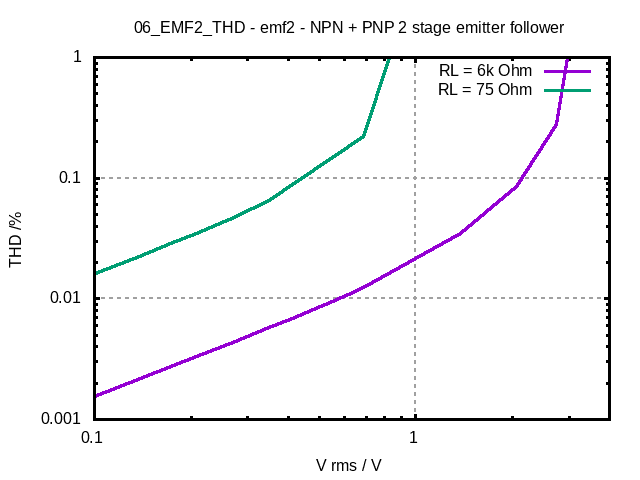

This chart was generated by the following gnuplot code:
set termoption noenhanced
set title "06_EMF2_THD - emf2 - NPN + PNP 2 stage emitter follower"
set xlabel "V rms / V"
set ylabel "THD /%"
set grid lw 2
set logscale x 
set xrange [0.1:4]
set logscale y 
set yrange [0.001:1]
#set xtics 1
#set x2tics 1
#set ytics 1
#set y2tics 1
set border lw 3
set format y "%g"
set format x "%g"
plot '06_EMF2_THD.CIR_result.txt' using 1:2 with lines lw 3 title "RL = 6k Ohm" ,\
     '06_EMF2_THD.CIR_result.txt' using 3:4 with lines lw 3 title "RL = 75 Ohm"
set terminal png noenhanced
set out '06_EMF2_THD.png'
replot
set term pop
replot
pause mouse
